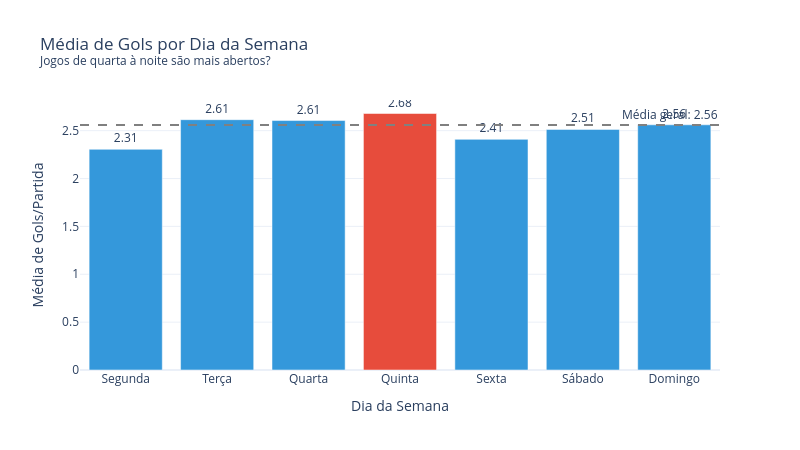

Notebook cell for this chart:
### Code cell
# GOLS POR DIA DA SEMANA
gols_dia = df.groupby('dia_semana_num').agg(
    dia=('dia_pt', 'first'),
    media_gols=('total_gols', 'mean'),
    jogos=('ID', 'count'),
    total_gols=('total_gols', 'sum')
).reset_index()

fig = go.Figure()

fig.add_trace(go.Bar(
    x=gols_dia['dia'],
    y=gols_dia['media_gols'],
    marker_color=['#e74c3c' if g == gols_dia['media_gols'].max() else '#3498db' 
                  for g in gols_dia['media_gols']],
    text=gols_dia['media_gols'].round(2),
    textposition='outside',
    hovertemplate='%{x}<br>Média: %{y:.2f} gols/jogo<br>Jogos: %{customdata}<extra></extra>',
    customdata=gols_dia['jogos']
))

fig.add_hline(y=df['total_gols'].mean(), line_dash='dash', line_color='gray',
              annotation_text=f"Média geral: {df['total_gols'].mean():.2f}")

fig.update_layout(
    title='Média de Gols por Dia da Semana<br><sup>Jogos de quarta à noite são mais abertos?</sup>',
    xaxis_title='Dia da Semana',
    yaxis_title='Média de Gols/Partida',
    template='plotly_white',
    width=800,
    height=450
)

fig.show()
path = '../charts/gols_dia_semana.html'
fig.write_html(path, include_plotlyjs='cdn')

# Adiciona descrição estatística
_desc = "Comparação da média de gols por dia da semana: a dispersão entre as categorias é baixa, com quinta-feira apresentando o maior valor e segunda o menor."
with open(path) as f:
    html = f.read()
html = html.replace('<div>', f'<p style="text-align:center;color:#666;font-size:13px;font-family:sans-serif;margin:8px 0 0 0;">{_desc}</p>\n<div>', 1)
with open(path, 'w') as f:
    f.write(html)

print('Gráfico exportado: charts/gols_dia_semana.html')

### Figure 1 — Plotly figure (JSON) as saved in the notebook; plotly's stock layout.template omitted (floating-point values rounded to 4 significant figures)
{"data": [{"customdata": [213, 122, 1702, 711, 44, 2378, 4055], "hovertemplate": "%{x}<br>Média: %{y:.2f} gols/jogo<br>Jogos: %{customdata}<extra></extra>", "marker": {"color": ["#3498db", "#3498db", "#3498db", "#e74c3c", "#3498db", "#3498db", "#3498db"]}, "text": [2.31, 2.61, 2.61, 2.68, 2.41, 2.51, 2.56], "textposition": "outside", "type": "bar", "x": ["Segunda", "Terça", "Quarta", "Quinta", "Sexta", "Sábado", "Domingo"], "y": [2.305, 2.615, 2.606, 2.679, 2.409, 2.513, 2.561]}], "layout": {"annotations": [{"showarrow": false, "text": "Média geral: 2.56", "x": 1, "xanchor": "right", "xref": "x domain", "y": 2.56, "yanchor": "bottom", "yref": "y"}], "height": 450, "shapes": [{"line": {"color": "gray", "dash": "dash"}, "type": "line", "x0": 0, "x1": 1, "xref": "x domain", "y0": 2.56, "y1": 2.56, "yref": "y"}], "title": {"text": "Média de Gols por Dia da Semana<br><sup>Jogos de quarta à noite são mais abertos?</sup>"}, "width": 800, "xaxis": {"title": {"text": "Dia da Semana"}}, "yaxis": {"title": {"text": "Média de Gols/Partida"}}}}
